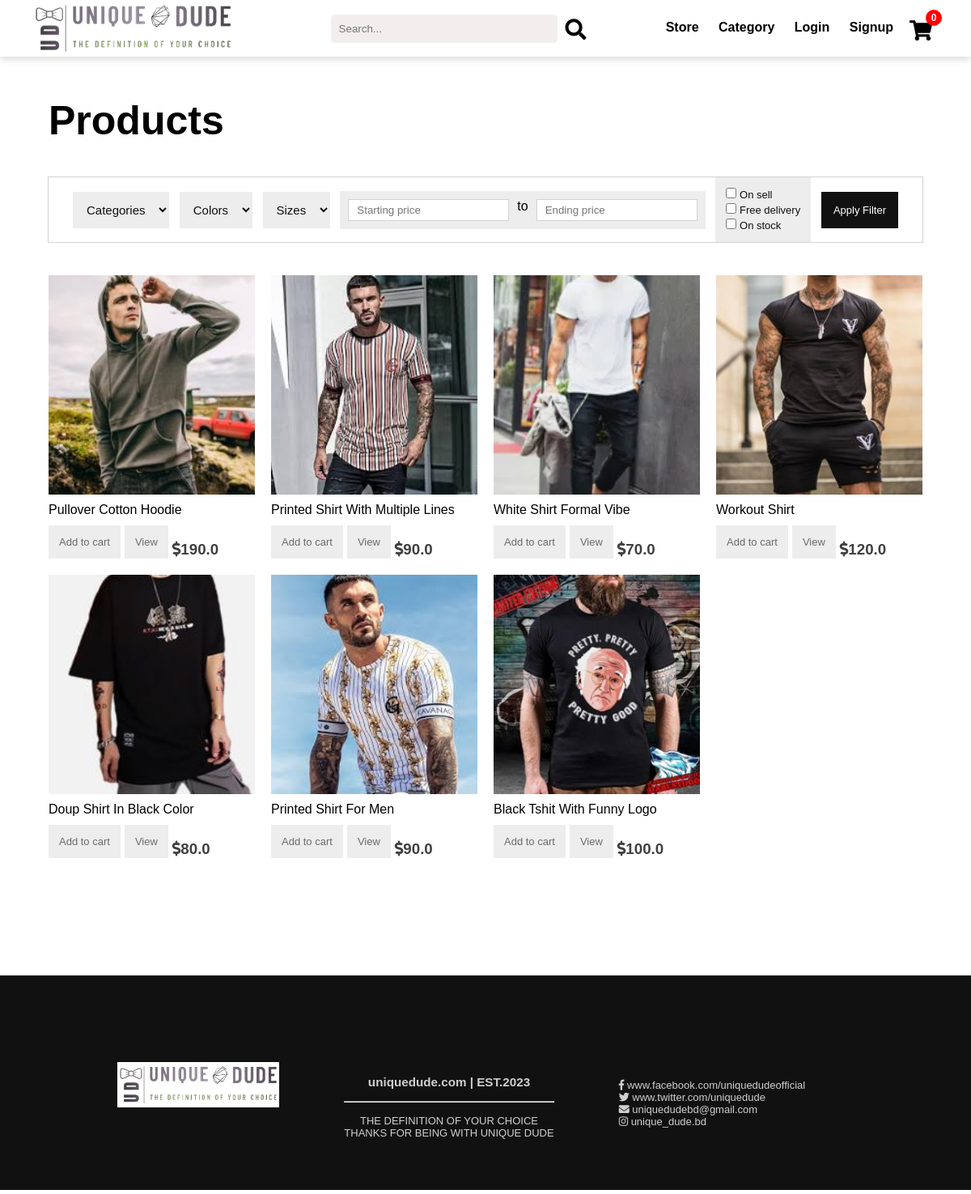
The app's page /category/2/ with its own data.
### store/models.py (models this page shows, shortened)
class Product(models.Model):
    SIZE = (('s', 's'),
            ('m', 'm'),
            ('l', 'l'),
            ('xl', 'xl'),
            ('xxl', 'xxl'))
    COLOR = (('red', 'red'),
             ('black', 'black'),
             ('blue', 'blue'),
             ('green', 'green'),
             ('white', 'white'),
             ('gray', 'gray'))
    name = models.CharField(max_length=100, null=True)
    price = models.FloatField(null=True)
    old_price = models.FloatField(null=True, blank=True)
    category = models.ManyToManyField(Category)
    image = models.ImageField(null=True, blank=True, upload_to='product/')
    on_sell = models.BooleanField(default=False, null=True)
    date = models.DateTimeField(default=timezone.now)
    on_stock = models.BooleanField(default=True, null=True)
    delivery = models.BooleanField(default=False, null=True)
    color = models.CharField(max_length=200, null=True, blank=True, choices=COLOR)
    size = models.CharField(max_length=200, null=True, blank=True, choices=SIZE)

### store/views.py (the view)
# urls.py: path('category/<id>/', views.category_items, name='category'),
def category_items(request, id):
    categories = Category.objects.all()
    products = Product.objects.all().order_by('-date')
    if request.method == 'POST':
        starting_price = 0
        ending_price = sys.maxsize
        category = request.POST.get('category')
        color = request.POST.get('colors')
        size = request.POST.get('sizes')
        starting_price = request.POST.get('starting-price')
        if starting_price: float(starting_price)
        ending_price = request.POST.get('ending-price')
        if starting_price: float(starting_price)
        on_sell = request.POST.get('on-sell')
        free_delivery = request.POST.get('free-delivery')
        on_stock = request.POST.get('on-stock')
        if starting_price or ending_price:
            products = Product.objects.filter(price__gte=starting_price, price__lte=ending_price)
        if category:
            category = Category.objects.get(name=category)
            products  = products.filter(category=category)
        if color:
            products = products.filter(color=color)
        if size:
            products = products.filter(size=size)
        if on_sell:
            products = products.filter(on_sell=True)
        if free_delivery:
            products = products.filter(delivery=True)
        if on_stock:
            products = products.filter(on_stock=True)
    else:
        if id == '-1':
            products = Product.objects.all().order_by('-date')
            category = "All"
        else:
            products = Product.objects.filter(category=id).all().order_by('-date')
            category = Category.objects.get(id=id)
    paginator = Paginator(products, 20)  # Show 20 product per page.
    page_number = request.GET.get('page')
    page_obj = paginator.get_page(page_number)
    data = cookieCart(request)
    cart_info = data['order']
    context = {
        'cart_info': cart_info,
        'categories': categories,
        'products': page_obj,
        'title': category,
    }
    return render(request, 'store/category.html', context)

### store/cart.py (called while the page is built, shortened)
def cookieCart(request):
    try:
        cart = json.loads(request.COOKIES['cart'])
    except:
        cart = {}
    items = []
    order = {'get_cart_total': 0, 'get_cart_total_item': 0}
    return {'items': items, 'order': order}

### store/models.py (called while the page is built)
    def __str__(self):
        return self.name;

### store/templates/store/category.html (shortened to what this page needs)
{% extends 'store/base.html' %}
{% load static %}
{% block body %}
<link rel="stylesheet" href="{% static 'css/category.css' %}">
	<div class="products">
		<h1>Products</h1>
		<div class="filter">
			<form method="POST" action="/category/-1/" name="filter-form" class="filter-container">
				<select name="category">
					<option selected disabled> Categories </option>
				</select>
				<select name="colors">
					<option selected disabled> Colors </option>
				</select>
				<select name="sizes">
					<option selected disabled> Sizes </option>
				</select>
				<div class='price-inputs'>
          <input name="starting-price" type="number" placeholder="Starting price"/>
          <p>to</p>
          <input name="ending-price" type="number" placeholder="Ending price"/>
        </div>
				<div class="checkbox-container">
					<div class="on-sell">
						<input name="on-sell" type="checkbox" id="checkbox">
						<label> On sell </label>
					</div>
					<div class="free-delivery">
						<input name="free-delivery" type="checkbox" id="checkbox">
						<label> Free delivery </label>
					</div>
					<div class="on-stock">
						<input name="on-stock" type="checkbox" id="checkbox">
						<label> On stock </label>
					</div>
				</div>
				<button type="submit" class='filter-btn'> Apply Filter</button>
			</form>
		</div>
		<div class="product-container">
			{% for product in products %}
				<div class="item-products">
					<div class="product-image" style="background: url({{ product.image.url }}) no-repeat center center / cover;">
					</div
					<h3 class="product-name"> {{ product.name }}</h3>
					<div class="product-actions">
						<a data-product={{product.id}} data-action="add" id="item-btn" class="add-to-cart-btn update-cart">Add to cart</a>
						<a id="item-btn" class="view-product" href="../../product/{{product.id}}">View</a>
						<h3 class="product-price"><i class="fas fa-dollar-sign"></i>{{ product.price }}</h3>
					</div>
				</div>
			{% endfor %}
		</div>
	</div>
{% endblock body %}

### static/css/base.css (style rules this page uses)
body { margin: 0px; padding: 0px; font-family: 'Arial', sans-serif; overflow: hidden; background-color: white; }
* { margin: 0px; padding: 0px; }
html { overflow-x: hidden; }

### static/css/category.css (style rules this page uses)
h1 { padding-top: 120px; width: 100%; font-size: 50px; width: 90%; }
.products { display: flex; gap: 40px; flex-direction: column; justify-content: center; align-items: center; width: 100%; height: 100%; background-color: white; }
.products h1 { font-size: 50px; margin: 0px; }
.filter { width: 90%; margin: auto; height: 80px; border: 0.01cm solid lightgray; display: flex; justify-content: space-between; align-items: center; }
.filter-container { padding: 30px; display: flex; width: 100%; justify-content: space-between; align-items: center; gap: 10px; }
.price-inputs { display: flex; gap: 10px; background-color: #EDEDED; padding: 10px; }
input { border: 0.01cm solid lightgray; padding: 5px 10px; }
.filter-btn { font-size: 13px; text-decoration: none; background-color: #111; color: white;; padding: 15px; font-family: 'Arial', sans-serif; transition: .3s; border: none; }
select { color: #111; background-color: #EDEDED; padding: 13px; font-family: 'Arial', sans-serif; transition: .3s; border: none; font-size: 15px; }
.checkbox-container { color: #111; background-color: #EDEDED; padding: 13px; font-family: 'Arial', sans-serif; transition: .3s; border: none; font-size: 13px; display: flex; flex-direction: column; gap: 3px; }
.product-container { display: grid; grid-template-columns: repeat(4, 1fr); grid-gap: 20px; height: 100%; width: 90%; margin: auto; }
.product-container .item-products { margin: 0px; min-height: 350px; display: flex; flex-direction: column; gap: 10px; }
.item-products .product-image { height: 100%; width: 100%; }
.item-products .product-actions { display: flex; flex-direction: row; gap: 5px; align-items: flex-end; }
.add-to-cart-btn { font-size: 13px; text-decoration: none; color: #6B6B6B; padding: 13px; background-color: #EDEDED; font-family: 'Arial', sans-serif; transition: .3s; }
.view-product { font-size: 13px; text-decoration: none; color: #6B6B6B; padding: 13px; background-color: #EDEDED; font-family: 'Arial', sans-serif; transition: .3s; }
.product-price { color: #404040; float: right; margin-right: 10px; }

### records on screen
Product: image (picture), name "Pullover Cotton Hoodie", price "190.0"
Product: image (picture), name "Printed Shirt With Multiple Lines", price "90.0"
Product: image (picture), name "White Shirt Formal Vibe", price "70.0"
Product: image (picture), name "Workout Shirt", price "120.0"
Product: image (picture), name "Doup Shirt In Black Color", price "80.0"
Product: image (picture), name "Printed Shirt For Men", price "90.0"
Product: image (picture), name "Black Tshit With Funny Logo", price "100.0"

### other values on screen
{{ cart_info.get_cart_total_item }} "0"
